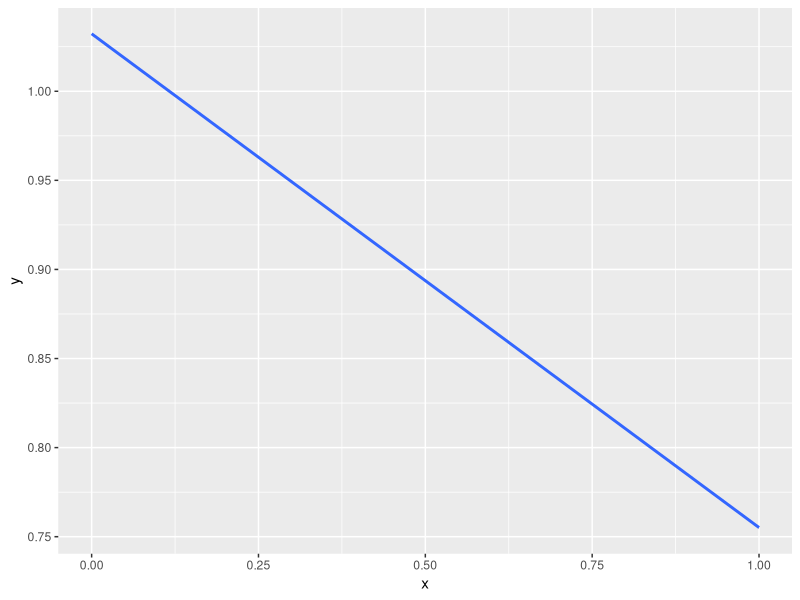
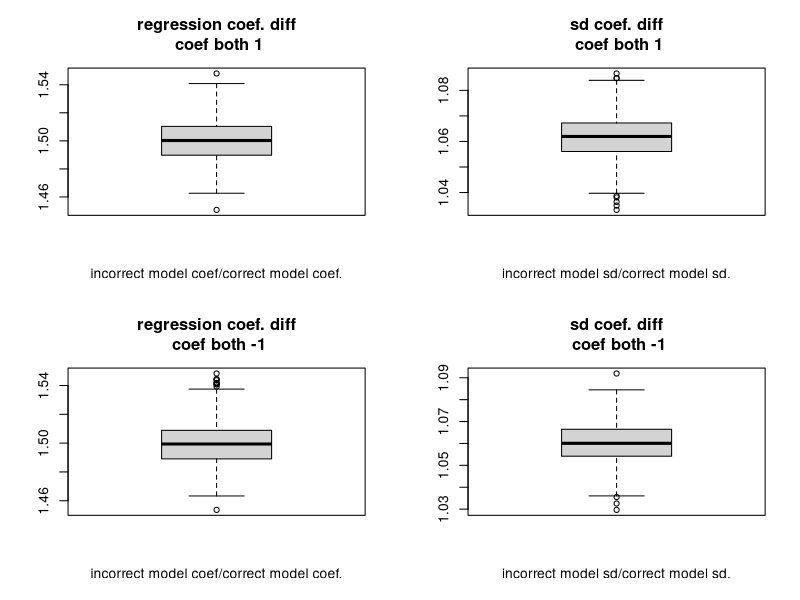
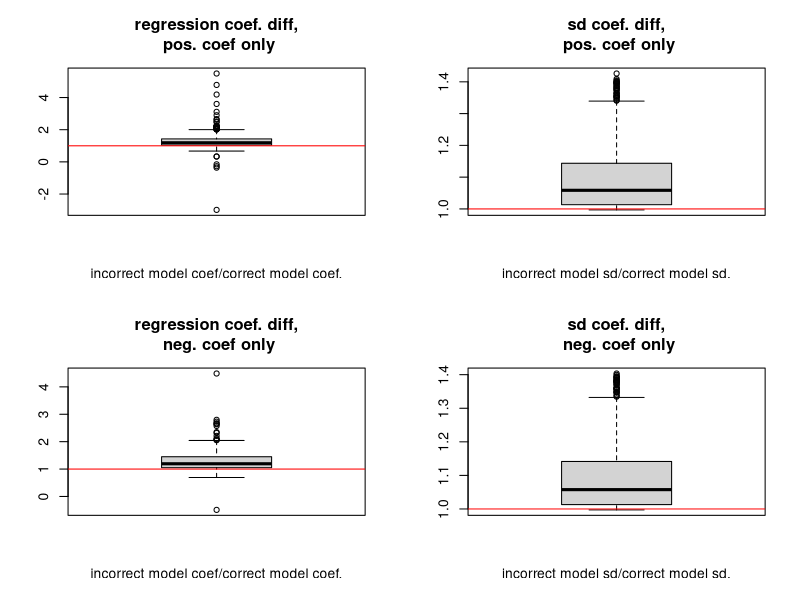
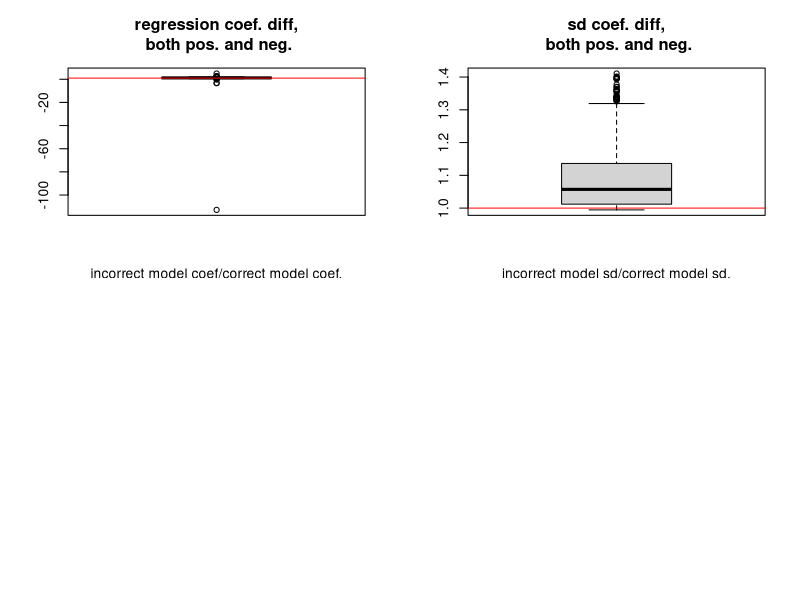

Reproduce these figures in R, in order.
library(ggplot2)



##Possibly swap this bit out with one that can read in a dag from a
##file.
gen.data <- function(n.obs=1000, coef1=runif(n=1, min=-1, max=1), coef2=runif(n=1, min=-1, max=1)){


    ## This graph contains 3 nodes, with a collider at x2.
    x1 <-  rnorm(n.obs)
    x3 <- rnorm(n.obs)
    x2 <- rnorm(n.obs) + x1*coef1 + x3*coef2

    x4 <- rnorm(n.obs) + x3*coef2

    ##Example of m-structure graph..
    ## x4 <- rnorm(n.obs)
    ## x5 <- rnorm(n.obs)
    ## x1 <- runif(1, -1, 1)*x4 + rnorm(n.obs)
    ## x2 <- runif(1, -1, 1)*x5 + rnorm(n.obs)
    ## x3 <- runif(1,-1,1)*x4+runif(1,-1,1)*x5 + rnorm(n.obs)


    return(data.frame(x1, x2, x3, x4)) 
   
}

run.regression <- function(dataset=gen.data(), cor.mod=paste("x1~", "x2",sep=""),
                           false.mod=paste("x1~", "x2+x3",sep="")){

    
    model.correct <- lm(as.formula(cor.mod), data=dataset)

    ##For use with old regression.
    ##model.false <- lm(x1~x2+x3, data=dataset)

    model.false <- lm(as.formula(false.mod), data=dataset)
    
    return(list(model.correct=model.correct, model.false=model.false))
}

## calculates the difference between the non-dsep violating regression
## coeff/sd and the violating one.
compare.models <- function(list.models, var1="x2"){
   
    ##False model divided by true model regression coefficent between
    ##x1 and x2 minus incorrect model coef. between x1 and x2.
    regress.diff <- fetch.beta(model=list.models[[2]], var=var1)/fetch.beta(list.models[[1]], var1)
    ##False model divided by true model sd coef between x1 and x2.
    sd.diff <- fetch.sd(model=list.models[[2]], var=var1)/fetch.sd(model=list.models[[1]], var=var1)

    
    return(list(regress.diff=regress.diff, sd.diff=sd.diff))
}


fetch.beta <- function(model, var){
    return(model$coefficients[which(names(model$coefficients)==var)])
}

fetch.sd <- function(var, model){
    
    coef.mat <- data.frame(t(summary(model)$coefficients))

    ## Note, std. errors are storred on the second row of the matrix
    return(coef.mat[2, which(names(coef.mat)==var)])
}

##Coef of exactly one:

results.vec <- replicate(compare.models(run.regression(gen.data(10000, 1, 1))), n=1000)

pdf("simple_lin_results_box.pdf")

par(mfrow=c(2,2))

boxplot(unlist(results.vec[1,]), main="regression coef. diff\n coef both 1", xlab="incorrect model coef/correct model coef.")
abline(h=1, col="red")

boxplot((unlist(results.vec[2,])), main="sd coef. diff\n coef both 1", xlab="incorrect model sd/correct model sd.")
abline(h=1, col="red")


##Coef of exactly negative one:

results.vec <- replicate(compare.models(run.regression(gen.data(10000, -1, -1))), n=1000)

boxplot((unlist(results.vec[1,])), main="regression coef. diff\n coef both -1", xlab="incorrect model coef/correct model coef.")
abline(h=1, col="red")

boxplot((unlist(results.vec[2,])), main="sd coef. diff\n coef both -1", xlab="incorrect model sd/correct model sd.")
abline(h=1, col="red")




## Positive coef. only.


results.vec <- replicate(compare.models(run.regression(gen.data(10000, coef1=runif(n=1, min=0, max=1), coef2=runif(n=1, min=0, max=1)))), n=1000)


boxplot((unlist(results.vec[1,])), main="regression coef. diff,\n pos. coef only", xlab="incorrect model coef/correct model coef.")
abline(h=1, col="red")

boxplot((unlist(results.vec[2,])), main="sd coef. diff,\n pos. coef only", xlab="incorrect model sd/correct model sd.")
abline(h=1, col="red")


## Negitive coef. only.


results.vec <- replicate(compare.models(run.regression(gen.data(10000, coef1=runif(n=1, min=-1, max=0), coef2=runif(n=1, min=-1, max=0)))), n=1000)

##par(mfrow=c(2,1))

boxplot((unlist(results.vec[1,])), main="regression coef. diff,\n neg. coef only", xlab="incorrect model coef/correct model coef.")
abline(h=1, col="red")

boxplot((unlist(results.vec[2,])), main="sd coef. diff,\n neg. coef only", xlab="incorrect model sd/correct model sd.")
abline(h=1, col="red")


## Both Positive and negative equally likely only.


results.vec <- replicate(compare.models(run.regression(gen.data(10000, coef1=runif(n=1, min=-1, max=1), coef2=runif(n=1, min=-1, max=1)))), n=1000)

##par(mfrow=c(2,1))

boxplot((unlist(results.vec[1,])), main="regression coef. diff,\n both pos. and neg.", xlab="incorrect model coef/correct model coef.")
abline(h=1, col="red")

boxplot((unlist(results.vec[2,])), main="sd coef. diff,\n both pos. and neg.", xlab="incorrect model sd/correct model sd.")
abline(h=1, col="red")

dev.off()

##TODO: This example needs a different model than the previous
##functions. Need to create a d-sep situation where we use a predictor
##to predict values of an unrelated variable (e.g., in x->y,<-z->w,
##where z is not observed (so can't condition on). I.E a different
##generating graph.

compare.mse <- function(n.obs=1000, coef1=runif(n=1, min=-1, max=1), coef2=runif(n=1, min=-1, max=1)){
    data.train <- gen.data(n.obs, coef1, coef2)

    data.test <- gen.data(n.obs, coef1, coef2)
    
    models <- run.regression(data.train)

    ## Bootstrap by row version (old).
    ## data.test <- data.train[sample(1:nrow(data.train), replace=TRUE),]
    
    model.1.mse <- mean((data.test$x1-predict(models$model.correct, newdata=data.test))^2)
    model.2.mse <- mean((data.test$x1-predict(models$model.false, newdata=data.test))^2)
    

    return(model.2.mse/model.1.mse)
}

summary(replicate(n=1000, compare.mse()))


compare.coef.eff <- c()
for(i in seq(from=0, to=1, by=.0001)){
    compare.coef.eff <- c(compare.coef.eff, compare.mse(coef1=1, coef2=i))
}

#pdf("relationship_between_effect_size_and_violating_dsep.pdf")
#plot(x=seq(from=0, to=1, by=.0001), y=compare.coef.eff)
#dev.off()



ggplot(data=data.frame(y=compare.coef.eff, x=seq(from=0, to=1, by=.0001)), aes(x=x, y=y))+
    geom_smooth(method='lm',formula=y~x, se=TRUE)


##TODO: Note, even though the fit seems better with the erroneous
##variable, if the goal of the small area estimation is to guide
##policy (i.e., predict the effect of a change of
##policy/intervention), violating d-sep will cause a problem here even
##though the model seems to predict well in the non-intervention case.

##Also note: it appears that the closer the d-sep violating (and
##otherwise unrelated variable) is the more likely the mse is harmed
##by the almost indep variable being included. This would suggest that
##unless the effect size of a variable on the dependent variable is
##"large", the variable shouldn't be included without being aware of
##the causal structure.




##TODO: Based on winship's paper, it appears that my thought that
##sampling approach and decisions about model hierarchy/construction
##are equivalent to conditioning. This implies that even when no
##"auxillary" variables are included, an SAE (or a more general
##analysis) would be prone to the collider problem.

##TODO: try changing the edges being compared to x1 and x3 (where
##there shouldn't be an edge connecting the two).

##TODO: What happens when you use a variable estimated with SAE method
##as a variable in some other statistical model? Wouldn't the
##dependency of conditioning on other variables lead to false
##dependencies between other variables in the subsequent model (and
##biased estimate of their various effects)? I should look in to this.

